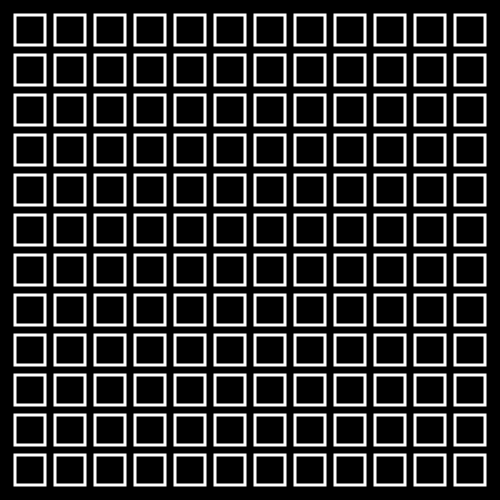
Frame 1 (no input)
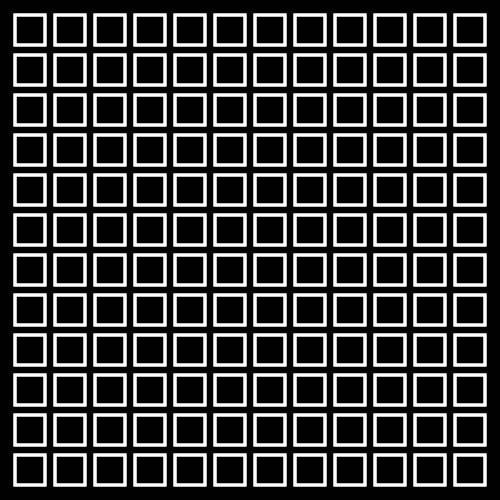
Frame 2 (the mouse pressed at the canvas centre, redrawn once)

The p5.js sketch that drew these frames (run headless with seeded random() and noise() and a simulated clock; the mouse was pressed at the canvas centre and the sketch redrawn once):

// p5.js sketch
// ── sketch.js
function  setup() {
	createCanvas(500, 500);
	background(0);
	rectMode(CENTER);
	noLoop();
}

function draw() {
	noFill();
	stroke(255);
	strokeWeight(3);
	for (var i = 30; i < 500; i += 40) {
		for (var j = 30; j < 500; j += 40) {
			rect(i, j, 30, 30);
		}
	}
}
